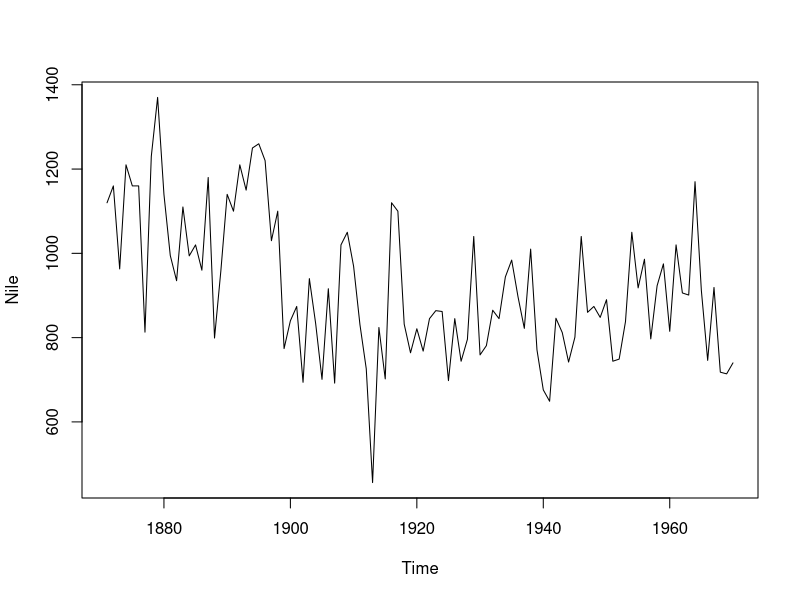
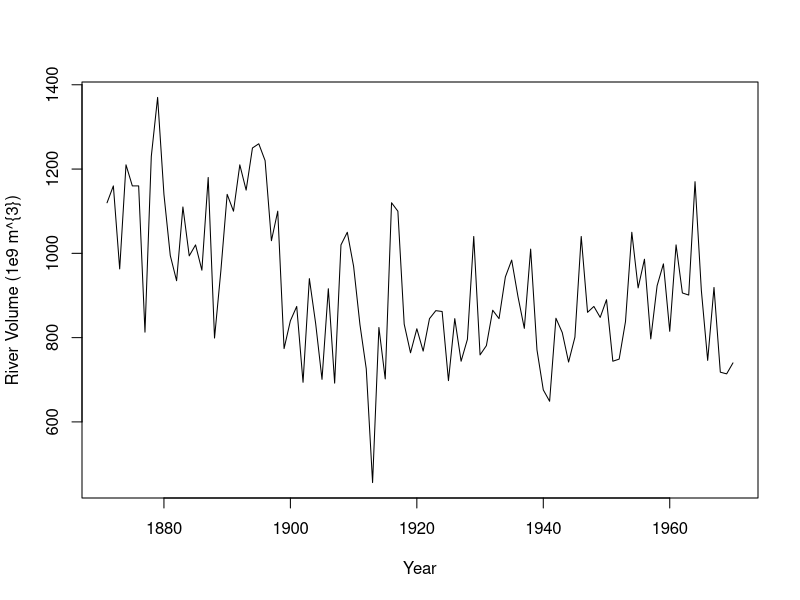
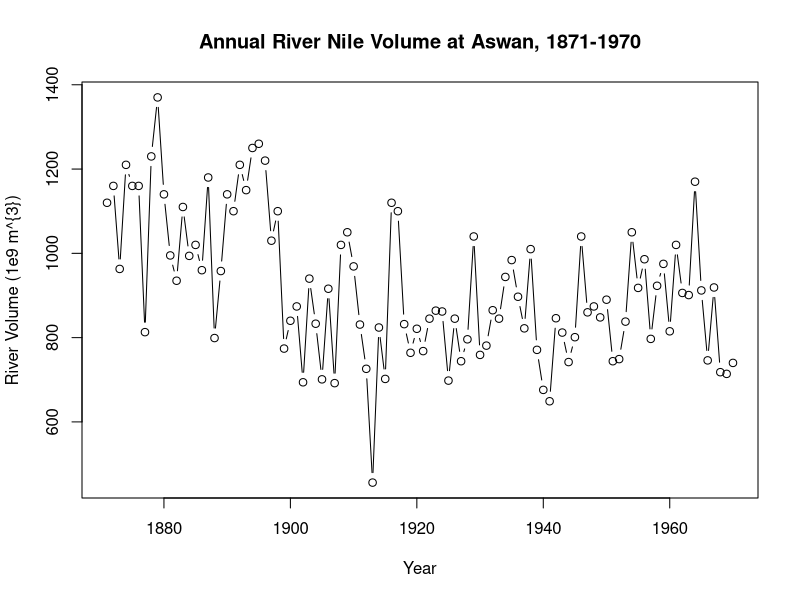
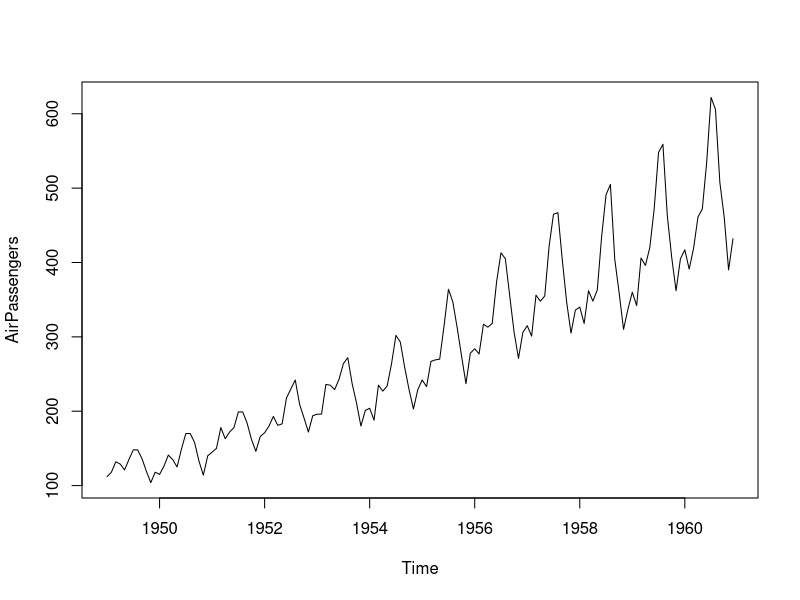
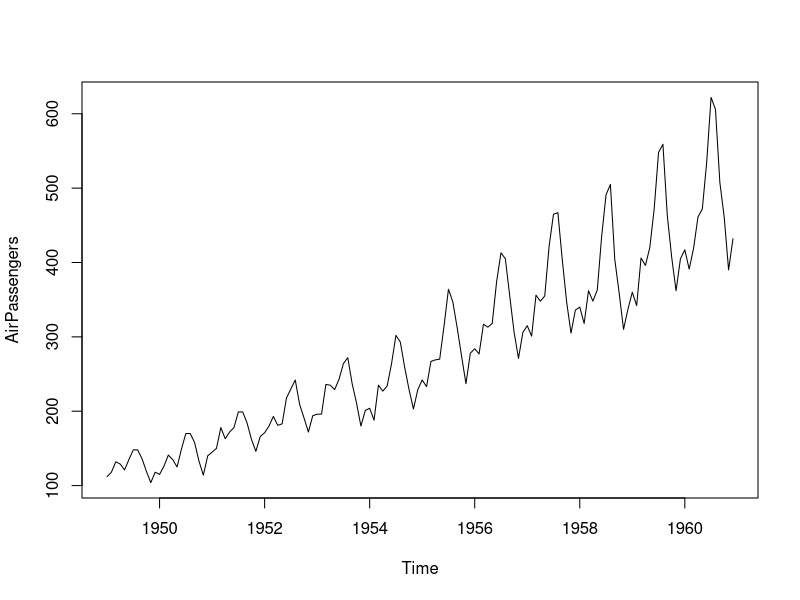
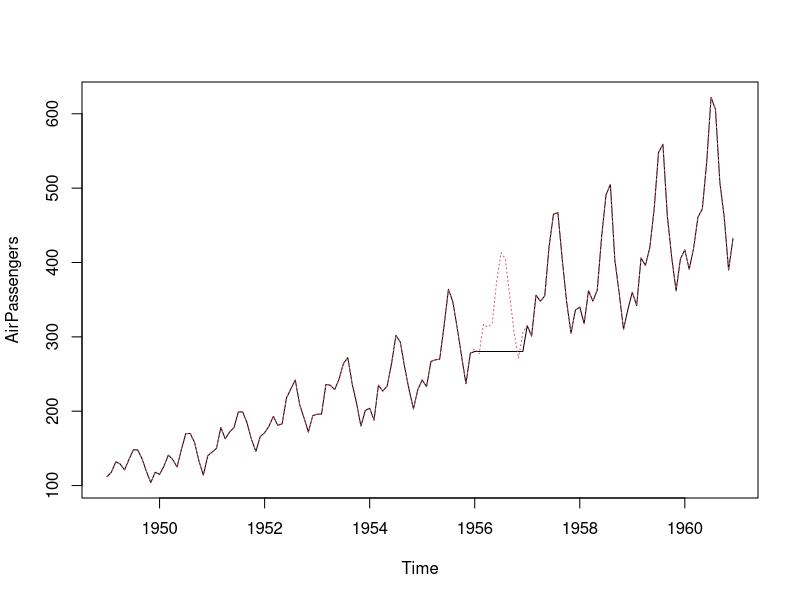

These charts were generated, in order, by the following R code:


# Explore the famous River Nile annual streamflow data:


# Print the Nile dataset
print(Nile)

# List the number of observations in the Nile dataset
length(Nile)

# Display the first 10 elements of the Nile dataset
head(Nile, n = 10)

# Display the last 12 elements of the Nile dataset
tail(Nile, n = 12)


# Plot the Nile data
plot(Nile)

# Plot the Nile data with xlab and ylab arguments
plot(Nile, xlab = "Year", ylab = "River Volume (1e9 m^{3})")

# Plot the Nile data with xlab, ylab, main, and type arguments
plot(
  Nile,
  xlab = "Year",
  ylab = "River Volume (1e9 m^{3})",
  main = "Annual River Nile Volume at Aswan, 1871-1970",
  type = "b"
)

"The start() and end() functions return the time index of the first and last observations, respectively.
The time() function calculates a vector of time indices, with one element for each time index on which
the series was observed.

The deltat() function returns the fixed time interval between observations and the frequency() function
returns the number of observations per unit time. Finally, the cycle() function returns the position
in the cycle of each observation."

# Plot AirPassengers
plot(AirPassengers)

# View the start and end dates of AirPassengers
start(AirPassengers)
end(AirPassengers)

# Use time(), deltat(), frequency(), and cycle() with AirPassengers
time(AirPassengers)
deltat(AirPassengers)
frequency(AirPassengers)
cycle(AirPassengers)


# Plot the AirPassengers data
plot(AirPassengers)

# Compute the mean of AirPassengers
mean(AirPassengers, na.rm = TRUE)

# Impute mean values to NA in AirPassengers
AirPassengers[85:96] <- mean(AirPassengers, na.rm = TRUE)

# Generate another plot of AirPassengers
plot(AirPassengers)

# Add the complete AirPassengers data to your plot
rm(AirPassengers)
points(AirPassengers,
       type = "l",
       col = 2,
       lty = 3)
